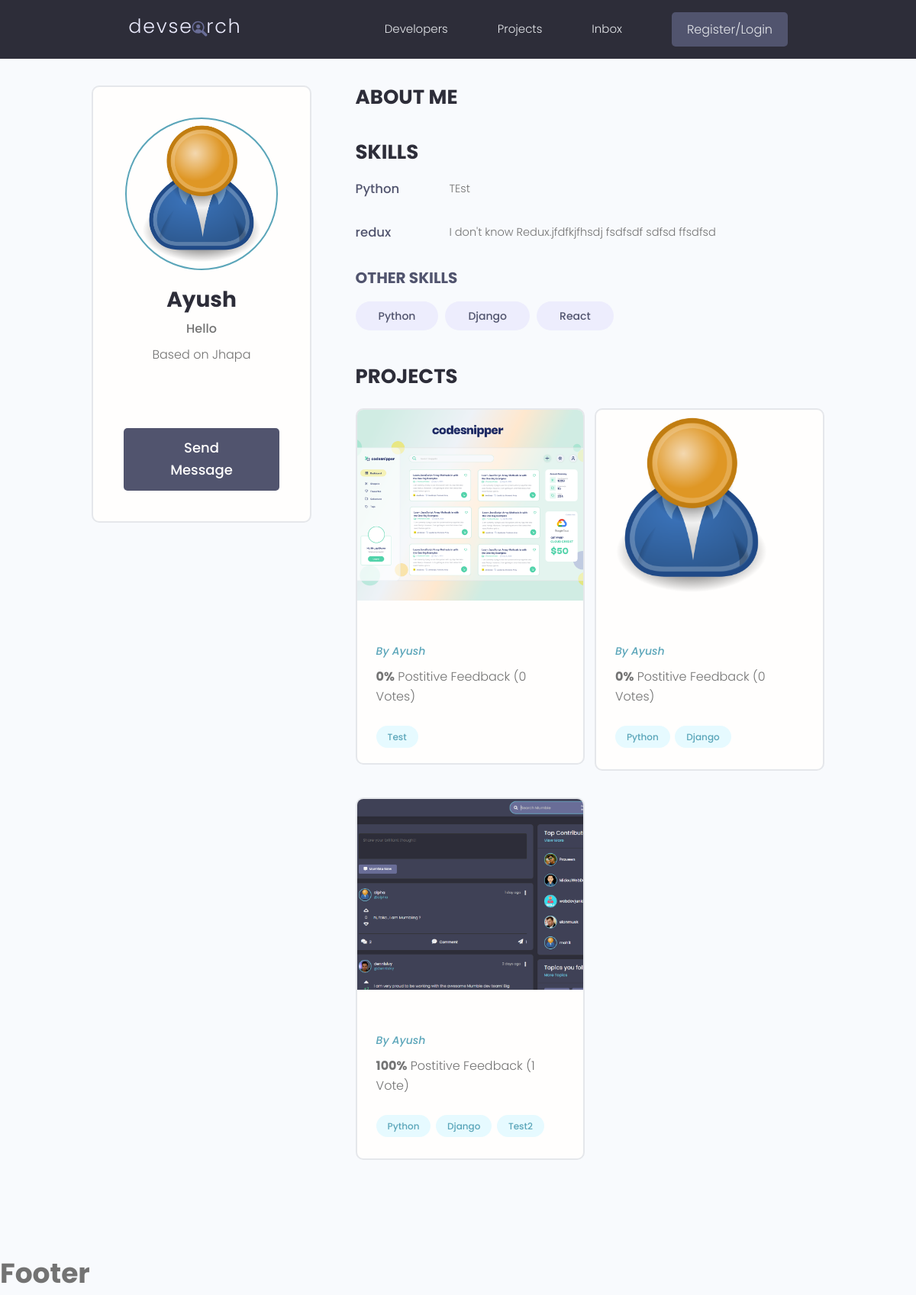
The app's page /profile/36b980af-6949-4cba-9362-e229a8b180db, older data.
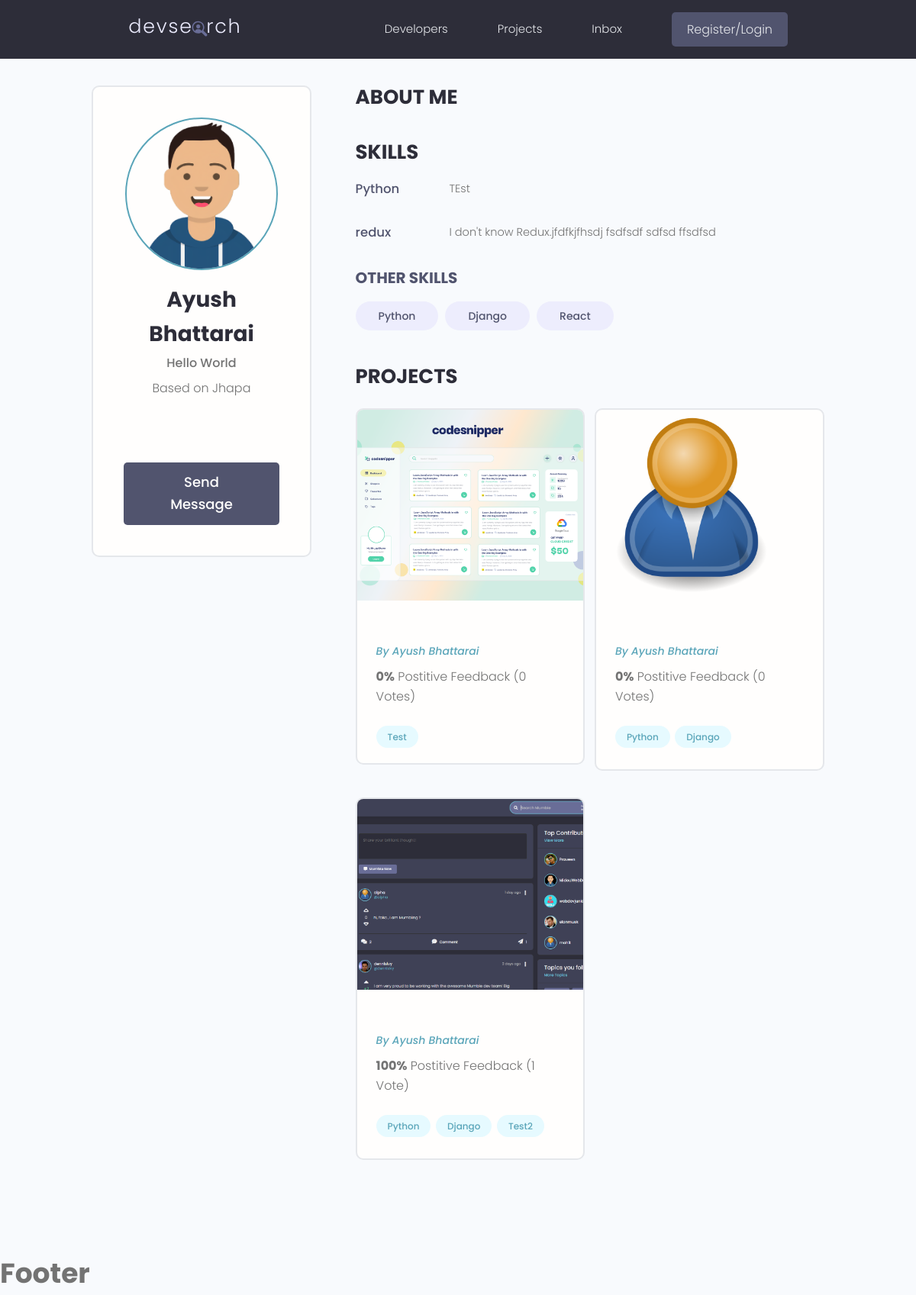
The same page, newer data.
### users/models.py (models this page shows, shortened)
class Profile(models.Model):
    id = models.UUIDField(default=uuid4, unique=True, primary_key=True, editable=False)
    created_at = models.DateTimeField(auto_now_add=True)
    user = models.OneToOneField(User, on_delete=models.CASCADE, null=True, blank=True)
    name = models.CharField(max_length=200, blank=True, null=True)
    email = models.EmailField(max_length=500,blank=True,null=True)
    username = models.CharField(max_length=200, blank=True, null=True)
    location = models.CharField(max_length=200, blank=True, null=True)
    short_intro = models.CharField(max_length=200)
    bio = models.TextField(blank=True, null=True)
    profile_image = models.ImageField(null=True, blank=True, upload_to="profile/", default="profile/user-default.png")
    social_github = models.CharField(max_length=200, blank=True, null=True)
    social_youtube = models.CharField(max_length=200, blank=True, null=True)
    social_twitter = models.CharField(max_length=200, blank=True, null=True)
    social_linkedin = models.CharField(max_length=200, blank=True, null=True)
    social_website = models.CharField(max_length=200, blank=True, null=True)

### projects/models.py (models this page shows, shortened)
class Project(models.Model):
    owner = models.ForeignKey(Profile, null=True, blank=True, on_delete=models.SET_NULL)
    id = models.UUIDField(default=uuid4, unique=True, primary_key=True, editable=False)
    title = models.CharField(max_length=255)
    description = models.TextField(blank=True, null=True, max_length=10000)
    featured_image = models.ImageField(null=True,blank=True, default="pattern.jpg")
    demo_link = models.CharField(max_length=2000, null=True, blank=True)
    source_link = models.CharField(max_length=2000, null=True, blank=True)
    created_at = models.DateTimeField(auto_now_add=True)
    tags = models.ManyToManyField('Tag', blank=True)
    vote_total = models.IntegerField(default=0,null=True, blank=True)
    vote_ratio = models.IntegerField(default=0,null=True, blank=True)

### users/views.py (the view)
# urls.py: path("profile/<str:pk>", views.user_profile, name="user-profile",),
def user_profile(request, pk):
    user = Profile.objects.get(id=pk)
    context = {"profile": user}
    return render(request, "users/user_profile.html", context)

### projects/models.py (called while the page is built)
    def __str__(self):
        return self.name

### users/templates/users/user_profile.html (shortened to what this page needs)
{% extends "base.html" %}
{% block content %}
<main class="profile my-md">
    <div class="container">
      <div class="layout">
        <div class="column column--1of3">
          <div class="card text-center">
            <div class="card__body dev">
              <img class="avatar avatar--xl" src="{{ profile.profile_image.url }}" />
              <h2 class="dev__name">{{ profile.name }}</h2>
              <p class="dev__title">{{ profile.short_intro }}</p>
              <p class="dev__location">Based on {{ profile.location }}</p>
              <ul class="dev__social">
              </ul>
              <a href="#" class="btn btn--sub btn--lg">Send Message </a>
            </div>
          </div>
        </div>
        <div class="column column--2of3">
          <div class="devInfo">
            <h3 class="devInfo__title">About Me</h3>
          </div>
          <div class="devInfo">
            <h3 class="devInfo__title">Skills</h3>
            <div class="devInfo__skills">
                {% for skill in profile.skill_set.all %}
                    {% if skill.description  %}
                    <div class="devSkill">
                <h4 class="devSkill__title">{{ skill.name }}</h4>
                <p class="devSkill__info">
                    {{ skill.description }}
                </p>
              </div>
                    {% endif %}
            {% endfor %}
              <h3 class="devInfo__subtitle">Other Skills</h3>
              <div class="devInfo__otherSkills">
                   {% for skill in profile.skill_set.all|slice:"5" %}
                {% if skill.description  %}{% else %}
                <span class="tag tag--pill tag--sub tag--lg">
                  <small>{{ skill.name }}</small>
                </span>
                {% endif %}
            {% endfor %}
            </div>
            </div>
          </div>
          <div class="devInfo">
            <h3 class="devInfo__title">Projects</h3>
            <div class="grid grid--two">
                {% for project in profile.project_set.all %}
              <div class="column">
                <div class="card project">
                  <a href="{% url 'project' project.id %}" class="project">
                    <img class="project__thumbnail" src="{{ project.featured_image.url }}" alt="project thumbnail" />
                    <div class="card__body">
                      <p><a class="project__author" href="{% url 'user-profile' project.owner.id %}">By {{ project.owner.name }}</a></p>
                      <p class="project--rating">
                        <span style="font-weight: bold;">{{ project.vote_ratio }}%</span> Postitive
                        Feedback ({{ project.vote_total }} Vote{{ project.vote_total|pluralize:"s"}})
                      </p>
                      <div class="project__tags">
                       {% for tag in project.tags.all %}
                        <span class="tag tag--pill tag--main">
                          <small>{{ tag }}</small>
                        </span>
                        {% endfor %}
                      </div>
                    </div>
                  </a>
                </div>
              </div>
            {% endfor %}
            </div>
          </div>
        </div>
      </div>
    </div>
  </main>
{% endblock %}

Row changes from the older to the newer data that the page shows:
changed Profile "Jhapa": profile_image: picture added in place of a placeholder; name "Ayush" → "Ayush Bhattarai"; short_intro "Hello" → "Hello World"
changed through a linked row, Project (number 1 of 3 on the later page): owner.name "Ayush" → "Ayush Bhattarai"
changed through a linked row, Project (number 2 of 3 on the later page): owner.name "Ayush" → "Ayush Bhattarai"
changed through a linked row, Project (number 3 of 3 on the later page): owner.name "Ayush" → "Ayush Bhattarai"
